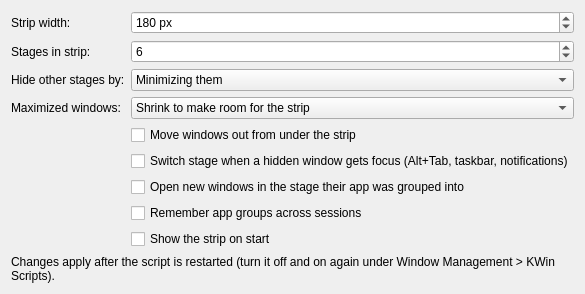
<?xml version="1.0" encoding="UTF-8"?>
<ui version="4.0">
 <class>StageManagerConfig</class>
 <widget class="QWidget" name="StageManagerConfig">
  <layout class="QFormLayout" name="form">
   <item row="0" column="0">
    <widget class="QLabel" name="stripWidthLabel">
     <property name="text"><string>Strip width:</string></property>
    </widget>
   </item>
   <item row="0" column="1">
    <widget class="QSpinBox" name="kcfg_StripWidth">
     <property name="suffix"><string> px</string></property>
     <property name="minimum"><number>80</number></property>
     <property name="maximum"><number>600</number></property>
     <property name="value"><number>180</number></property>
    </widget>
   </item>
   <item row="1" column="0">
    <widget class="QLabel" name="maxStagesLabel">
     <property name="text"><string>Stages in strip:</string></property>
    </widget>
   </item>
   <item row="1" column="1">
    <widget class="QSpinBox" name="kcfg_MaxVisibleStages">
     <property name="minimum"><number>1</number></property>
     <property name="maximum"><number>20</number></property>
     <property name="value"><number>6</number></property>
    </widget>
   </item>
   <item row="2" column="0">
    <widget class="QLabel" name="strategyLabel">
     <property name="text"><string>Hide other stages by:</string></property>
    </widget>
   </item>
   <item row="2" column="1">
    <widget class="QComboBox" name="kcfg_HidingStrategy">
     <item><property name="text"><string>Minimizing them</string></property></item>
     <item><property name="text"><string>Moving them to a hidden virtual desktop</string></property></item>
    </widget>
   </item>
   <item row="3" column="0">
    <widget class="QLabel" name="maximizedLabel">
     <property name="text"><string>Maximized windows:</string></property>
    </widget>
   </item>
   <item row="3" column="1">
    <widget class="QComboBox" name="kcfg_MaximizedPolicy">
     <item><property name="text"><string>Shrink to make room for the strip</string></property></item>
     <item><property name="text"><string>Shift right, keep size</string></property></item>
     <item><property name="text"><string>Leave alone (strip slides away while covered)</string></property></item>
    </widget>
   </item>
   <item row="4" column="1">
    <widget class="QCheckBox" name="kcfg_KeepWindowsClear">
     <property name="text"><string>Move windows out from under the strip</string></property>
    </widget>
   </item>
   <item row="5" column="1">
    <widget class="QCheckBox" name="kcfg_AutoSwitchOnFocus">
     <property name="text"><string>Switch stage when a hidden window gets focus (Alt+Tab, taskbar, notifications)</string></property>
    </widget>
   </item>
   <item row="6" column="1">
    <widget class="QCheckBox" name="kcfg_GroupByClass">
     <property name="text"><string>Open new windows in the stage their app was grouped into</string></property>
    </widget>
   </item>
   <item row="7" column="1">
    <widget class="QCheckBox" name="kcfg_PersistGroups">
     <property name="text"><string>Remember app groups across sessions</string></property>
    </widget>
   </item>
   <item row="8" column="1">
    <widget class="QCheckBox" name="kcfg_ShowStripOnStart">
     <property name="text"><string>Show the strip on start</string></property>
    </widget>
   </item>
   <item row="9" column="0" colspan="2">
    <widget class="QLabel" name="note">
     <property name="wordWrap"><bool>true</bool></property>
     <property name="text"><string>Changes apply after the script is restarted (turn it off and on again under Window Management &gt; KWin Scripts).</string></property>
    </widget>
   </item>
  </layout>
 </widget>
 <resources/>
 <connections/>
</ui>
